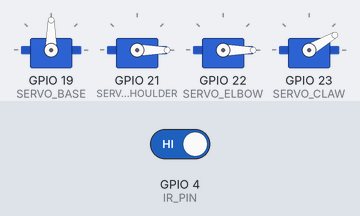
Bench run of a sketch on a simulated ESP32. Parts: 4 × servo. Inputs (shaded band) come from the test bench; at power-on: GPIO 4 (IR_PIN) HIGH. What the sketch prints to the serial monitor is not drawn.

Above: at 2.2 s.
2.3 s: GPIO 4 (IR_PIN) driven LOW
At 2.65 s:
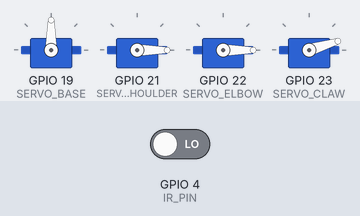
At 5.11 s:
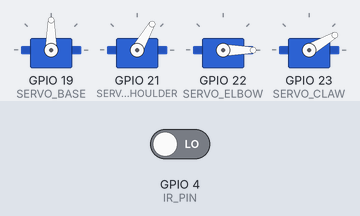
11.3 s: GPIO 4 (IR_PIN) driven HIGH
At 15.41 s:
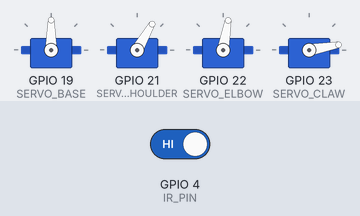
Timing chart, 0 to 20.3 s (numbered marks = the images above; inputs shaded):
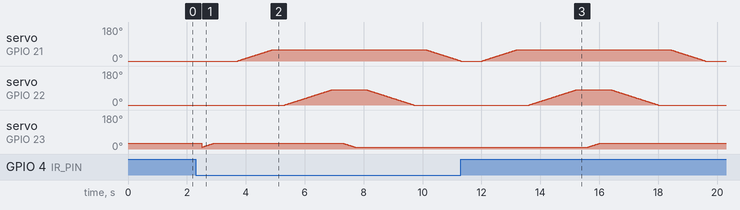

Measured:
- after the input at 2.3 s, servo on GPIO 21 (SERVO_SHOULDER): rises from 0° to 60° in 1.2 s, then falls to 1° in 6.4 s; servo on GPIO 22 (SERVO_ELBOW): rises from 0° to 80° in 1.6 s, then falls to 0° in 2.8 s
- after the input at 11.3 s, servo on GPIO 22 (SERVO_ELBOW): rises from 0° to 80° in 1.6 s, then falls to 0° in 2.8 s; servo on GPIO 23 (SERVO_CLAW): moves from 10° to 30° over 0.38 s, starting after 4.3 s

The sketch:

ultrasonic-arm.ino
```cpp
#include <ESP32Servo.h>

// --- Servo objects ---
Servo servoBase;
Servo servoShoulder;
Servo servoElbow;
Servo servoClaw;

// --- Pin assignments ---
const int IR_PIN          = 4;   // Infrared sensor OUT pin
const int SERVO_BASE      = 19;
const int SERVO_SHOULDER  = 21;
const int SERVO_ELBOW     = 22;
const int SERVO_CLAW      = 23;

// --- Tunable parameters ---
const int BASE_IDLE       = 90;
const int BASE_GRAB       = 90;

const int SHOULDER_IDLE   = 0;
const int SHOULDER_DOWN   = 60;

const int ELBOW_IDLE      = 0;
const int ELBOW_DOWN      = 80;

const int CLAW_OPEN       = 30;
const int CLAW_CLOSED     = 10;

const int STEP_DELAY      = 20;
const int SETTLE_DELAY    = 400;

// --- State ---
bool isHolding = false;

// --- Helper: smooth servo move ---
void moveServo(Servo &srv, int fromAngle, int toAngle, int stepDelay) {
  int step = (toAngle > fromAngle) ? 1 : -1;
  for (int pos = fromAngle; pos != toAngle; pos += step) {
    srv.write(pos);
    delay(stepDelay);
  }
  srv.write(toAngle);
}

// --- Grab sequence ---
void grabBox() {
  moveServo(servoClaw, CLAW_CLOSED, CLAW_OPEN, STEP_DELAY);
  delay(SETTLE_DELAY);

  moveServo(servoBase, BASE_IDLE, BASE_GRAB, STEP_DELAY);
  delay(SETTLE_DELAY);

  moveServo(servoShoulder, SHOULDER_IDLE, SHOULDER_DOWN, STEP_DELAY);
  delay(SETTLE_DELAY);

  moveServo(servoElbow, ELBOW_IDLE, ELBOW_DOWN, STEP_DELAY);
  delay(SETTLE_DELAY);

  moveServo(servoClaw, CLAW_OPEN, CLAW_CLOSED, STEP_DELAY);
  delay(SETTLE_DELAY);

  moveServo(servoElbow, ELBOW_DOWN, ELBOW_IDLE, STEP_DELAY);
  delay(SETTLE_DELAY);

  moveServo(servoShoulder, SHOULDER_DOWN, SHOULDER_IDLE, STEP_DELAY);
  delay(SETTLE_DELAY);

  isHolding = true;
}

// --- Release sequence ---
void releaseBox() {
  moveServo(servoShoulder, SHOULDER_IDLE, SHOULDER_DOWN, STEP_DELAY);
  delay(SETTLE_DELAY);

  moveServo(servoElbow, ELBOW_IDLE, ELBOW_DOWN, STEP_DELAY);
  delay(SETTLE_DELAY);

  moveServo(servoClaw, CLAW_CLOSED, CLAW_OPEN, STEP_DELAY);
  delay(SETTLE_DELAY);

  moveServo(servoElbow, ELBOW_DOWN, ELBOW_IDLE, STEP_DELAY);
  delay(SETTLE_DELAY);

  moveServo(servoShoulder, SHOULDER_DOWN, SHOULDER_IDLE, STEP_DELAY);
  delay(SETTLE_DELAY);

  isHolding = false;
}

void setup() {
  Serial.begin(9600);

  servoBase.attach(SERVO_BASE);
  servoShoulder.attach(SERVO_SHOULDER);
  servoElbow.attach(SERVO_ELBOW);
  servoClaw.attach(SERVO_CLAW);

  pinMode(IR_PIN, INPUT);

  // Initial position
  servoBase.write(BASE_IDLE);
  servoShoulder.write(SHOULDER_IDLE);
  servoElbow.write(ELBOW_IDLE);
  servoClaw.write(CLAW_OPEN);

  delay(1000);
}

void loop() {
  int irState = digitalRead(IR_PIN);

  Serial.print("IR State: ");
  Serial.println(irState);

  // NOTE: Most IR sensors → LOW = object detected
  if (irState == LOW && !isHolding) {
    Serial.println("Object detected — grabbing...");
    grabBox();
  }
  else if (irState == HIGH && isHolding) {
    Serial.println("Object gone — releasing...");
    releaseBox();
  }

  delay(300);
}
```
